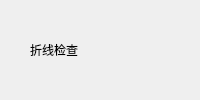
    <widget class="QWidget" name="widget_title1" native="true">
     <property name="sizePolicy">
      <sizepolicy hsizetype="Preferred" vsizetype="Fixed">
       <horstretch>0</horstretch>
       <verstretch>0</verstretch>
      </sizepolicy>
     </property>
     <property name="minimumSize">
      <size>
       <width>100</width>
       <height>33</height>
      </size>
     </property>
     <layout class="QHBoxLayout" name="horizontalLayout_11">
      <property name="spacing">
       <number>0</number>
      </property>
      <property name="leftMargin">
       <number>0</number>
      </property>
      <property name="topMargin">
       <number>0</number>
      </property>
      <property name="rightMargin">
       <number>0</number>
      </property>
      <property name="bottomMargin">
       <number>0</number>
      </property>
      <item>
       <widget class="QLabel" name="lab_Ico">
        <property name="sizePolicy">
         <sizepolicy hsizetype="Minimum" vsizetype="Preferred">
          <horstretch>0</horstretch>
          <verstretch>0</verstretch>
         </sizepolicy>
        </property>
        <property name="minimumSize">
         <size>
          <width>30</width>
          <height>0</height>
         </size>
        </property>
        <property name="text">
         <string/>
        </property>
        <property name="alignment">
         <set>Qt::AlignCenter</set>
        </property>
       </widget>
      </item>
      <item>
       <widget class="QLabel" name="lab_Title">
        <property name="sizePolicy">
         <sizepolicy hsizetype="Expanding" vsizetype="Preferred">
          <horstretch>0</horstretch>
          <verstretch>0</verstretch>
         </sizepolicy>
        </property>
        <property name="styleSheet">
         <string notr="true">font: 10pt &quot;微软雅黑&quot;;</string>
        </property>
        <property name="text">
         <string>折线检查</string>
        </property>
        <property name="alignment">
         <set>Qt::AlignLeading|Qt::AlignLeft|Qt::AlignVCenter</set>
        </property>
       </widget>
      </item>
      <item>
       <widget class="QWidget" name="widget_menu" native="true">
        <property name="sizePolicy">
         <sizepolicy hsizetype="Minimum" vsizetype="Preferred">
          <horstretch>0</horstretch>
          <verstretch>0</verstretch>
         </sizepolicy>
        </property>
        <layout class="QHBoxLayout" name="horizontalLayout_12">
         <property name="spacing">
          <number>0</number>
         </property>
         <property name="leftMargin">
          <number>0</number>
         </property>
         <property name="topMargin">
          <number>0</number>
         </property>
         <property name="rightMargin">
          <number>0</number>
         </property>
         <property name="bottomMargin">
          <number>0</number>
         </property>
         <item>
          <widget class="QPushButton" name="btnMenu_Close">
           <property name="sizePolicy">
            <sizepolicy hsizetype="Minimum" vsizetype="Expanding">
             <horstretch>0</horstretch>
             <verstretch>0</verstretch>
            </sizepolicy>
           </property>
           <property name="minimumSize">
            <size>
             <width>40</width>
             <height>0</height>
            </size>
           </property>
           <property name="cursor">
            <cursorShape>ArrowCursor</cursorShape>
           </property>
           <property name="focusPolicy">
            <enum>Qt::NoFocus</enum>
           </property>
           <property name="toolTip">
            <string>关闭</string>
           </property>
           <property name="text">
            <string/>
           </property>
           <property name="flat">
            <bool>true</bool>
           </property>
          </widget>
         </item>
        </layout>
       </widget>
      </item>
     </layout>
    </widget>
